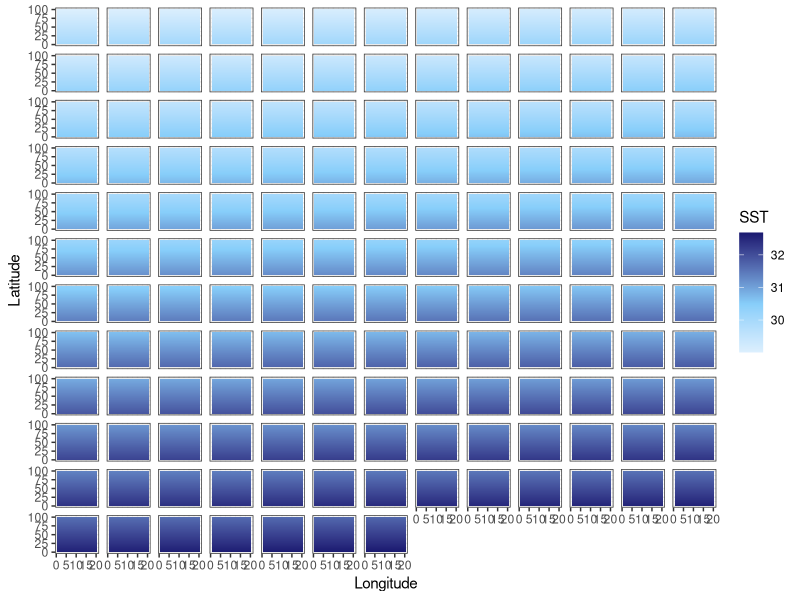
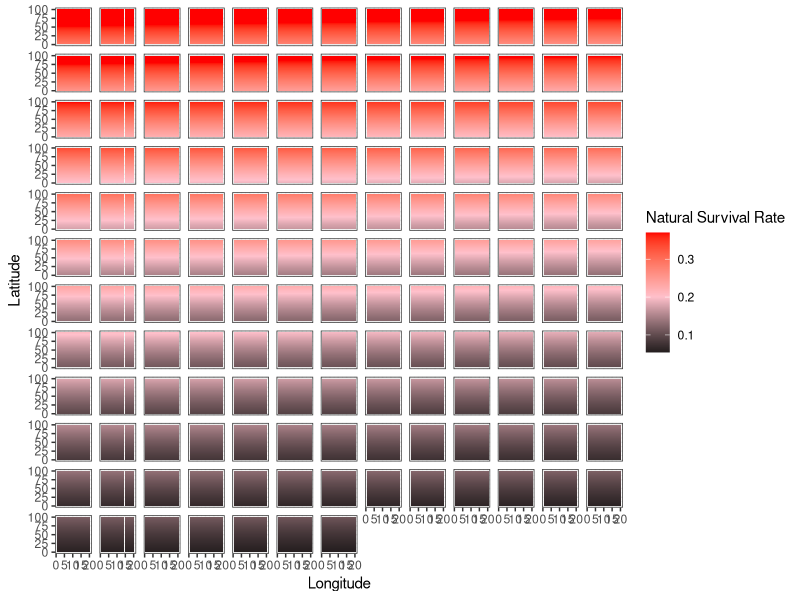
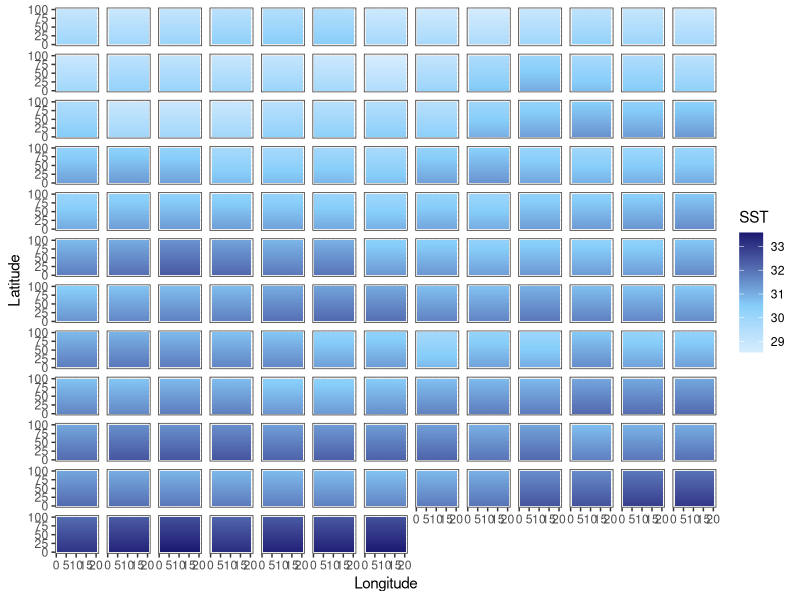
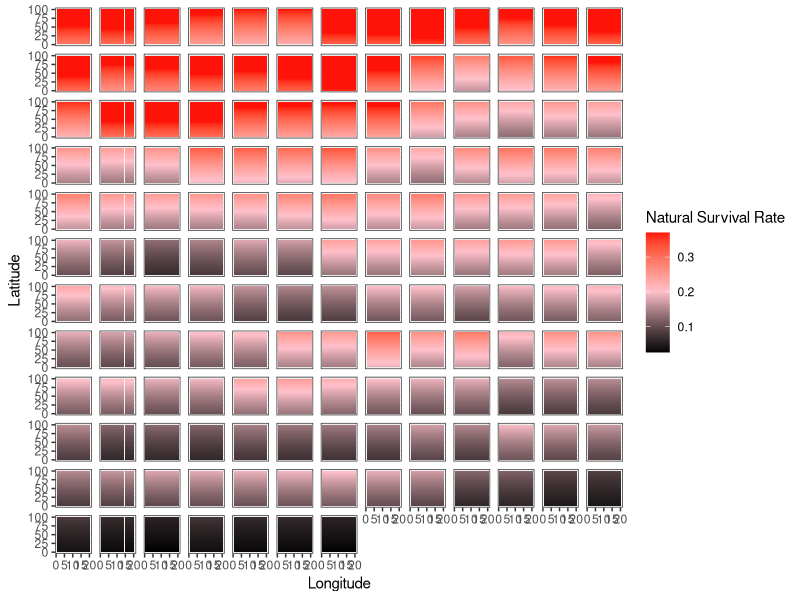
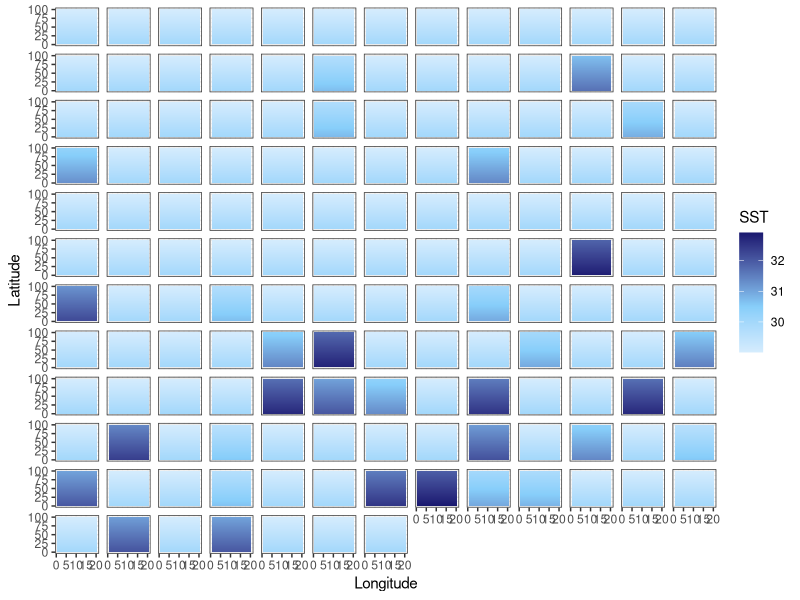
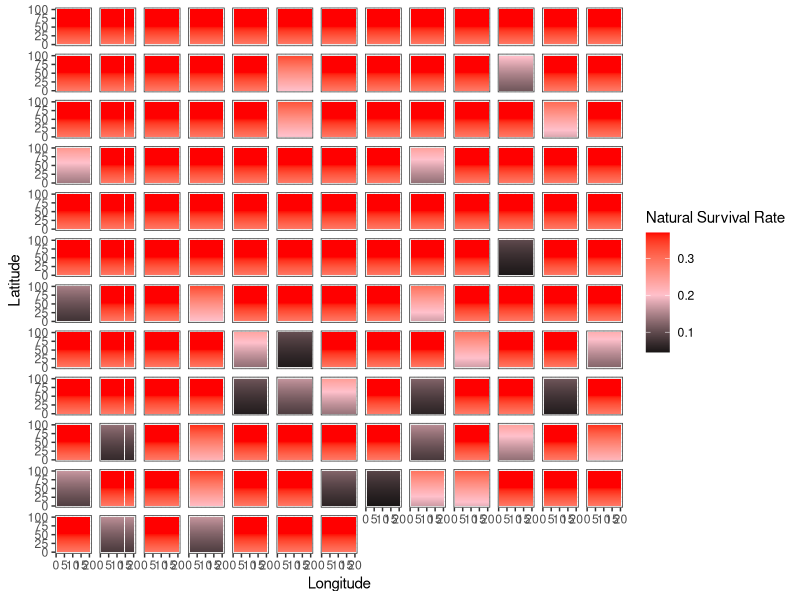

Write R code to recreate these figures, in order.
library(tidyverse)
library(here)

addTaskCallback(function(...) {set.seed(42);TRUE})
options(warn=-1)

years = 150
NS.patches = 100
EW.patches = 20
opt.temp = 25

calc_temp_mortality <- function(SST, opt.temp, temp.range, s) {
  nat.m = array(0, c(nrow(SST), ncol(SST)))
  m = 1 - exp((-(SST[,] - opt.temp)^2)/(temp.range^2)) # temperature based mortality function from Walsworth et al.
  m = 1 - m
  nat.m = ifelse(m > s, s, m)
  return(nat.m)
}

# 0.5272924 29
# 0.3678794 30
# 0.2369278 31
# 0.1408584 32
# 0.0773    33
# 0.0391639 34
# 0.0183156 35



### UNCOMMENT FOR CONSTANT MEAN SHIFT SST
SST.patches.mean <- array(0, c(NS.patches, EW.patches, years))
start_SST = (opt.temp + 4) + NS.patches*0.01

for (i in 1:years) {
  SST = start_SST
  for (lat in 1:NS.patches) {
    SST.patches.mean[lat,,i] = SST
    SST = SST - 0.01
  }
  start_SST = start_SST + 0.018
}

### UNCOMMENT FOR ENSO VARIABLE MEAN SST
SST.patches.enso <- array(0, c(NS.patches, EW.patches, years))
start_SST = (opt.temp + 4) + NS.patches*0.01

for (i in 1:years) {
  SST = start_SST
  for (lat in 1:NS.patches) {
    SST.patches.enso[lat,,i] = SST
    SST = SST - 0.01
  }
  start_SST = start_SST + rnorm(1, mean = 0.018, sd = .25)
}

### UNCOMMENT FOR SHOCK SST CHANGES
SST.patches.shock <- array(0, c(NS.patches, EW.patches, years))
start_SST = (opt.temp + 4) + NS.patches*0.01

for (i in 1:years) {
  heat_prob = runif(1, 0, 1)
  if ((i < 75 & heat_prob < 0.1) | (i >= 75 & heat_prob < 0.35)) {
    intensity <- runif(1, .5, ifelse(i < 75, 2, 3))
    SST = start_SST + intensity
  } else {
    SST = start_SST
  }
  for (lat in 1:NS.patches) {
    SST.patches.shock[lat,,i] = SST
    SST = SST - 0.01
  }
}

output_df_mean = data.frame() #create dataframe to hold results
output_df_enso = data.frame()
output_df_shock = data.frame()


# Mean --------------------------------------------------------------------

for(b in 1:years) {
  SSTdf_mean = SST.patches.mean[,,b] %>% 
    as.data.frame() 
  
  SSTdf_mean$lat = c(1:NS.patches)
  SSTdf_mean$year = paste0(b)
  
  output_df_mean = bind_rows(output_df_mean, SSTdf_mean)
}

SSTdf_mean = output_df_mean %>% 
  pivot_longer(V1:V20,
               names_to = "lon",
               values_to = "sst") %>% 
  mutate(lon = case_when(
    lon == "V1" ~ 1,
    lon == "V2" ~ 2,
    lon == "V3" ~ 3,
    lon == "V4" ~ 4,
    lon == "V5" ~ 5,
    lon == "V6" ~ 6,
    lon == "V7" ~ 7,
    lon == "V8" ~ 8,
    lon == "V9" ~ 9,
    lon == "V10" ~ 10,
    lon == "V11" ~ 11,
    lon == "V12" ~ 12,
    lon == "V13" ~ 13,
    lon == "V14" ~ 14,
    lon == "V15" ~ 15,
    lon == "V16" ~ 16,
    lon == "V17" ~ 17,
    lon == "V18" ~ 18,
    lon == "V19" ~ 19,
    lon == "V20" ~ 20
    )) %>% 
  mutate(year = as.numeric(year))

mt = ggplot(SSTdf_mean, aes(lon, lat, fill = sst)) +
  geom_tile() +
  labs(x = "Longitude", y = "Latitude", fill = "SST") +
  theme_bw() +
  scale_fill_gradient2(low = "white", high = "midnightblue", mid = "lightskyblue", midpoint = 30.5) +
  facet_wrap(~year) + 
  theme(
    strip.background = element_blank(),
    strip.text.x = element_blank())

SSTdf_mean = SSTdf_mean %>% 
  mutate(mortality = 1 - (1 - exp((-(sst - 25)^2)/(4.5^2)))) %>% 
  mutate(survival = ifelse(mortality > 0.37, 0.37, mortality))

mm = ggplot(SSTdf_mean, aes(lon, lat, fill = survival)) +
  geom_tile() +
  labs(x = "Longitude", y = "Latitude", fill = "Natural Survival Rate") +
  theme_bw() +
  scale_fill_gradient2(low = "black", high = "red", mid = "pink", midpoint = .2) +
  facet_wrap(~year) + 
  theme(
    strip.background = element_blank(),
    strip.text.x = element_blank())

# ENSO --------------------------------------------------------------------

for(b in 1:years) {
  SSTdf_enso = SST.patches.enso[,,b] %>% 
    as.data.frame() 
  
  SSTdf_enso$lat = c(1:NS.patches)
  SSTdf_enso$year = paste0(b)
  
  output_df_enso = bind_rows(output_df_enso, SSTdf_enso)
}

SSTdf_enso = output_df_enso %>% 
  pivot_longer(V1:V20,
               names_to = "lon",
               values_to = "sst") %>% 
  mutate(lon = case_when(
    lon == "V1" ~ 1,
    lon == "V2" ~ 2,
    lon == "V3" ~ 3,
    lon == "V4" ~ 4,
    lon == "V5" ~ 5,
    lon == "V6" ~ 6,
    lon == "V7" ~ 7,
    lon == "V8" ~ 8,
    lon == "V9" ~ 9,
    lon == "V10" ~ 10,
    lon == "V11" ~ 11,
    lon == "V12" ~ 12,
    lon == "V13" ~ 13,
    lon == "V14" ~ 14,
    lon == "V15" ~ 15,
    lon == "V16" ~ 16,
    lon == "V17" ~ 17,
    lon == "V18" ~ 18,
    lon == "V19" ~ 19,
    lon == "V20" ~ 20
  )) %>% 
  mutate(year = as.numeric(year))

et = ggplot(SSTdf_enso, aes(lon, lat, fill = sst)) +
  geom_tile() +
  labs(x = "Longitude", y = "Latitude", fill = "SST") +
  theme_bw() +
  scale_fill_gradient2(low = "white", high = "midnightblue", mid = "lightskyblue", midpoint = 30.5) +
  facet_wrap(~year) + 
  theme(
    strip.background = element_blank(),
    strip.text.x = element_blank())

SSTdf_enso = SSTdf_enso %>% 
  mutate(mortality = 1 - (1 - exp((-(sst - 25)^2)/(4.5^2)))) %>% 
  mutate(survival = ifelse(mortality > 0.37, 0.37, mortality))

em = ggplot(SSTdf_enso, aes(lon, lat, fill = survival)) +
  geom_tile() +
  labs(x = "Longitude", y = "Latitude", fill = "Natural Survival Rate") +
  theme_bw() +
  scale_fill_gradient2(low = "black", high = "red", mid = "pink", midpoint = .2) +
  facet_wrap(~year) + 
  theme(
    strip.background = element_blank(),
    strip.text.x = element_blank())

# shock -------------------------------------------------------------------

for(b in 1:years) {
  SSTdf_shock = SST.patches.shock[,,b] %>% 
    as.data.frame() 
  
  SSTdf_shock$lat = c(1:NS.patches)
  SSTdf_shock$year = paste0(b)
  
  output_df_shock = bind_rows(output_df_shock, SSTdf_shock)
}

SSTdf_shock = output_df_shock %>% 
  pivot_longer(V1:V20,
               names_to = "lon",
               values_to = "sst") %>% 
  mutate(lon = case_when(
    lon == "V1" ~ 1,
    lon == "V2" ~ 2,
    lon == "V3" ~ 3,
    lon == "V4" ~ 4,
    lon == "V5" ~ 5,
    lon == "V6" ~ 6,
    lon == "V7" ~ 7,
    lon == "V8" ~ 8,
    lon == "V9" ~ 9,
    lon == "V10" ~ 10,
    lon == "V11" ~ 11,
    lon == "V12" ~ 12,
    lon == "V13" ~ 13,
    lon == "V14" ~ 14,
    lon == "V15" ~ 15,
    lon == "V16" ~ 16,
    lon == "V17" ~ 17,
    lon == "V18" ~ 18,
    lon == "V19" ~ 19,
    lon == "V20" ~ 20
  )) %>% 
  mutate(year = as.numeric(year))

st = ggplot(SSTdf_shock, aes(lon, lat, fill = sst)) +
  geom_tile() +
  labs(x = "Longitude", y = "Latitude", fill = "SST") +
  theme_bw() +
  scale_fill_gradient2(low = "white", high = "midnightblue", mid = "lightskyblue", midpoint = 30.5) +
  facet_wrap(~year) + 
  theme(
    strip.background = element_blank(),
    strip.text.x = element_blank())

SSTdf_shock = SSTdf_shock %>% 
  mutate(mortality = 1 - (1 - exp((-(sst - 25)^2)/(4.5^2)))) %>% 
  mutate(survival = ifelse(mortality > 0.37, 0.37, mortality))

sm = ggplot(SSTdf_shock, aes(lon, lat, fill = survival)) +
  geom_tile() +
  labs(x = "Longitude", y = "Latitude", fill = "Natural Survival Rate") +
  theme_bw() +
  scale_fill_gradient2(low = "black", high = "red", mid = "pink", midpoint = .2) +
  facet_wrap(~year) + 
  theme(
    strip.background = element_blank(),
    strip.text.x = element_blank())

ggsave(mt, file=paste0("mean_temp.pdf"), path = here("figs", "climate"), height = 10, width = 15)
ggsave(mm, file=paste0("mean_mortality.pdf"), path = here("figs", "climate"), height = 10, width = 15)
ggsave(et, file=paste0("enso_temp.pdf"), path = here("figs", "climate"), height = 10, width = 15)
ggsave(em, file=paste0("enso_mortality.pdf"), path = here("figs", "climate"), height = 10, width = 15)
ggsave(st, file=paste0("shock_temp.pdf"), path = here("figs", "climate"), height = 10, width = 15)
ggsave(sm, file=paste0("shock_mortality.pdf"), path = here("figs", "climate"), height = 10, width = 15)
